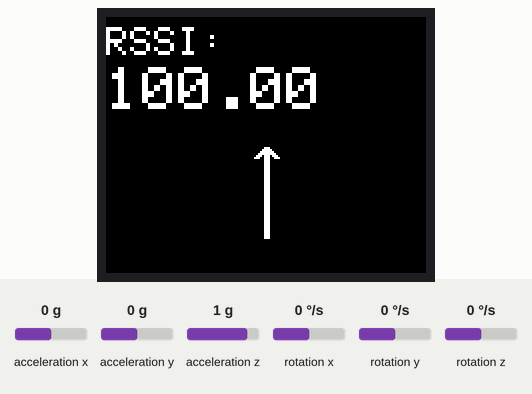
This sketch was run on a simulated Arduino Uno, built with avr-gcc and run on an emulated ATmega328P. On the bench: 160×128 colour display. The test bench sets the inputs (shaded band); at power-on: acceleration x 0 g, acceleration y 0 g, acceleration z 1 g, rotation x 0 °/s, rotation y 0 °/s, rotation z 0 °/s. What the sketch prints to the serial monitor is not drawn.

Above: at 1.8 s.
1.9 s: acceleration x set to -0.2 g
At 3.0 s:
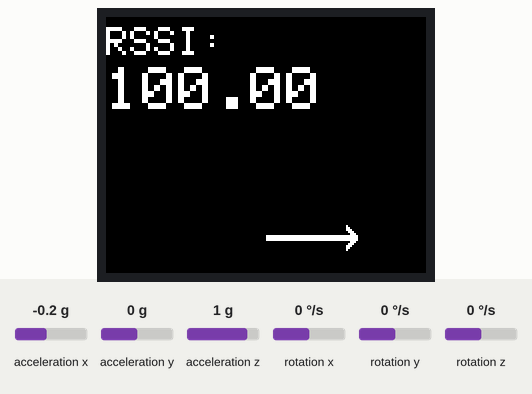
6.1 s: acceleration y set to -0.2 g
At 7.2 s:
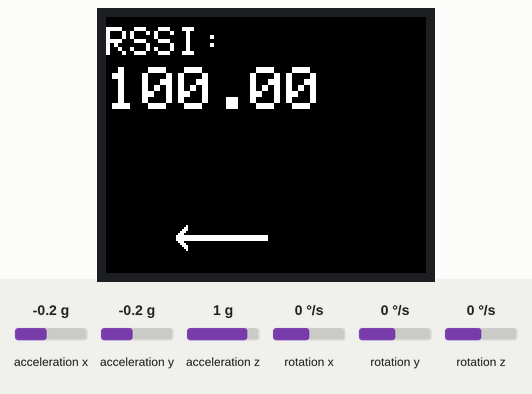
Timing chart, 0 to 9.1 s (numbered marks = the images above; inputs shaded):
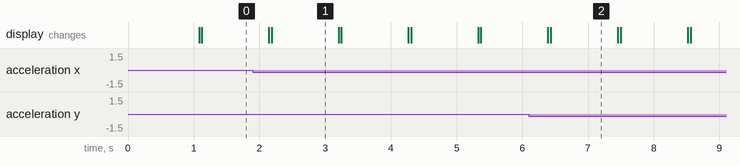

Measured:
- after the input at 1.9 s, the display: first differs from a run without the input after 0.29 s (image 1)
- after the input at 6.1 s, the display: first differs from a run without the input after 0.33 s (image 2)
- what the display in image 1 shows lasts 1.0 s, from 2.2 s to 3.2 s

The sketch:

gyro_arrows_copy.ino
```cpp
#include <Wire.h>
#include <LSM6.h>
#include <TFT.h>  // Arduino LCD library
#include <SPI.h>

// pin definitions for the Uno
#define cs   10
#define dc   9
#define rst  8

LSM6 imu;
TFT TFTscreen = TFT(cs, dc, rst);

float azimuth = 0.0;  // Początkowy azymut (0 stopni)
float elevation = 0.0;  // Początkowa elewacja (0 stopni)
float lastAzimuthMaxRSSI = 0.0;  // Poprzedni azymut MAX RSSI
float azimuthChange = 0.0;  // Zmiana azymutu
unsigned long lastTime = 0;  // Czas poprzedniego odczytu
float maxRSSI = 95;
float RSSI;
int numRSSI = 0;
String stringRSSI;
char sensorPrintout[8];

void setup() {
  Serial.begin(9600);
  Wire.begin();

  if (!imu.init()) {
    Serial.println("Failed to detect and initialize IMU!");
    while (1);
  }
  imu.enableDefault();

  TFTscreen.begin();
  TFTscreen.background(0, 0, 0);
  TFTscreen.stroke(255, 255, 255);
}

void loop() {
  imu.read();

  // Oblicz czas, który minął od ostatniego odczytu
  unsigned long currentTime = millis();
  float deltaTime = (currentTime - lastTime) / 1000.0;  // czas w sekundach

  // Oblicz azymut na podstawie przyspieszenia (akcelerometr)
  float accelX = imu.a.x;
  float accelY = imu.a.y;
  azimuth = atan2(accelY, accelX) * 180.0 / PI;  // Konwersja z radianów na stopnie
  azimuth = normalizeAngle(azimuth);  // Ogranicz azymut do -180° do 180°

  // Oblicz elewację (kąt w pionie)
  float accelZ = imu.a.z;
  elevation = atan2(accelZ, sqrt(accelX * accelX + accelY * accelY)) * 180.0 / PI;  // Elewacja w stopniach
  elevation = normalizeAngle(elevation);  // Ogranicz elewację do -180° do 180°

  // Oblicz RSSI
  RSSI = updateRSSI(lastAzimuthMaxRSSI, azimuth, maxRSSI, numRSSI);

  // Oblicz zmianę azymutu
  azimuthChange = azimuth - lastAzimuthMaxRSSI;

  // Wyświetl kąt i azymut na monitorze szeregowym
  Serial.print("Azymut: ");
  Serial.print(azimuth);
  Serial.print("  Elewacja: ");
  Serial.print(elevation);
  Serial.print("  RSSI: -");
  Serial.print(RSSI);
  Serial.print(" dBm  Zmiana Azymutu od pozycji MAX RSSI: ");
  Serial.println(azimuthChange);

  stringRSSI = (String)RSSI;
  // convert the reading to a char array
  stringRSSI.toCharArray(sensorPrintout, 8);
  // set the font color
  TFTscreen.stroke(255, 255, 255);
  // set the font size
  TFTscreen.setTextSize(2);
  // write the text to the top left corner of the screen
  TFTscreen.text("RSSI:\n ", 0, 5);
  // set the font size very large for the loop
  TFTscreen.setTextSize(3);
  // print the sensor value
  TFTscreen.text(sensorPrintout, 0, 25);
  drawArrow(azimuthChange);

  delay(1000);  // Opóźnienie, aby nie przyspieszać za bardzo pętli
  TFTscreen.background(0,0,0);
  // erase the text you just wrote
  lastTime = currentTime;
}

// Funkcja ograniczająca kąt do zakresu -180° do 180°
float normalizeAngle(float angle) {
  if (angle > 180.0) {
    angle -= 360.0;
  } else if (angle < -180.0) {
    angle += 360.0;
  }
  return angle;
}

// Funkcja do obliczania RSSI
float updateRSSI(float &lastAzimuthMaxRSSI, float azimuth, float &maxRSSI, int &numRSSI) {
  long randomNumber = 100;
  float currentRSSI;
  if(numRSSI == 0){
    currentRSSI = maxRSSI;
    lastAzimuthMaxRSSI = azimuth;  // Zapisz azymut przy maksymalnym RSSI
    numRSSI = 1;
  }else{
    currentRSSI = randomNumber;
  }

  /*
  if (currentRSSI > maxRSSI) {
    maxRSSI = currentRSSI;
    lastAzimuthMaxRSSI = azimuth;  // Zapisz azymut przy maksymalnym RSSI
  }
  */

  return currentRSSI;
}

void drawArrow(float azimuthChange){
  if(azimuthChange <= -54){
    Serial.println("<-54");
    lineLeft();
  }
  else if(azimuthChange > -54 && azimuthChange < -18){
    Serial.println("-54 - -18");
    lineHalfLeft();
  }
  else if(azimuthChange >= -18 && azimuthChange <= 18 ){
    Serial.println("-18 - 18");
    lineCenter();
  }
  else if(azimuthChange > 18 && azimuthChange < 54){
    Serial.println("18 - 54");
    lineHalfRight();
  }
  else if(azimuthChange >= 54){
    Serial.println(">54");
    lineRight();
  }
}

void lineLeft(){
  TFTscreen.line(35, 109, 40, 104);
  TFTscreen.line(35, 110, 40, 105);
  TFTscreen.line(35, 111, 40, 106);
  //
  TFTscreen.line(35, 109, 80, 109);
  TFTscreen.line(35, 110, 80, 110);
  TFTscreen.line(35, 111, 80, 111);
  //
  TFTscreen.line(35, 109, 40, 114);
  TFTscreen.line(35, 110, 40, 115);
  TFTscreen.line(35, 111, 40, 116);
}

void lineHalfLeft(){
  TFTscreen.line(46, 74, 46, 83);
  TFTscreen.line(45, 75, 45, 84);
  TFTscreen.line(44, 76, 44, 85);
  //
  TFTscreen.line(46, 74, 81, 109);
  TFTscreen.line(45, 75, 80, 110);
  TFTscreen.line(44, 76, 79, 111);
  //
  TFTscreen.line(46, 74, 55, 74);
  TFTscreen.line(45, 75, 54, 75);
  TFTscreen.line(44, 76, 53, 76);
}

void lineCenter(){
  TFTscreen.line(79, 65, 74, 70);
  TFTscreen.line(80, 65, 75, 70);
  TFTscreen.line(81, 65, 76, 70);
  //
  TFTscreen.line(79, 65, 79, 110);
  TFTscreen.line(80, 65, 80, 110);
  TFTscreen.line(81, 65, 81, 110);
  //
  TFTscreen.line(79, 65, 84, 70);
  TFTscreen.line(80, 65, 85, 70);
  TFTscreen.line(81, 65, 86, 70);
}

void lineHalfRight(){
  TFTscreen.line(114, 74, 114, 83);
  TFTscreen.line(115, 75, 115, 84);
  TFTscreen.line(116, 76, 116, 85);
  //
  TFTscreen.line(114, 74, 79, 109);
  TFTscreen.line(115, 75, 80, 110);
  TFTscreen.line(116, 76, 81, 111);
  //
  TFTscreen.line(114, 74, 105, 74);
  TFTscreen.line(115, 75, 106, 75);
  TFTscreen.line(116, 76, 107, 76);
}

void lineRight(){
  TFTscreen.line(125, 109, 120, 104);
  TFTscreen.line(125, 110, 120, 105);
  TFTscreen.line(125, 111, 120, 106);
  //
  TFTscreen.line(125, 109, 80, 109);
  TFTscreen.line(125, 110, 80, 110);
  TFTscreen.line(125, 111, 80, 111);
  //
  TFTscreen.line(125, 109, 120, 114);
  TFTscreen.line(125, 110, 120, 115);
  TFTscreen.line(125, 111, 120, 116);
}
```
